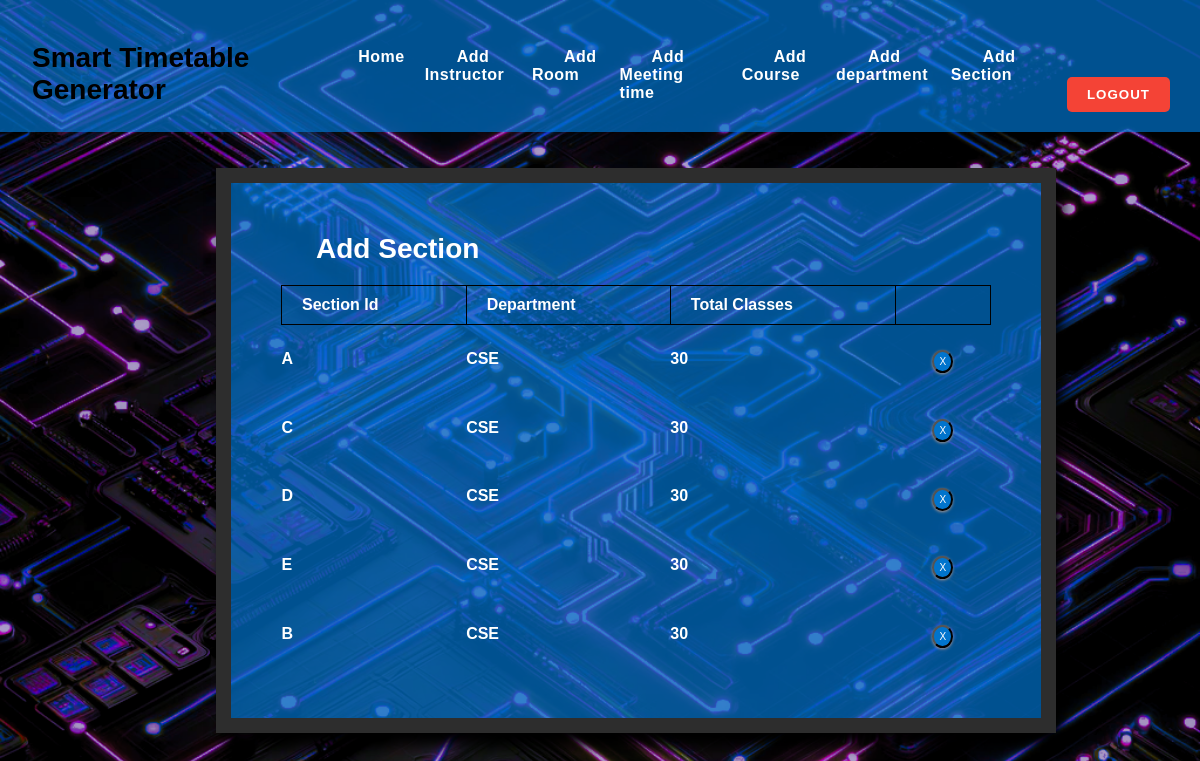
/section_list/, run on the app's committed database.
### mm1/models.py (models this page shows, shortened)
class Section(models.Model):
    section_id = models.CharField(max_length=25, primary_key=True)
    department = models.ForeignKey(Department, on_delete=models.CASCADE)
    num_class_in_week = models.IntegerField(default=0)
    course = models.ForeignKey(Course, on_delete=models.CASCADE, blank=True, null=True)
    meeting_time = models.ForeignKey(MeetingTime, on_delete=models.CASCADE, blank=True, null=True)
    room = models.ForeignKey(Room,on_delete=models.CASCADE, blank=True, null=True)
    instructor = models.ForeignKey(Instructor, on_delete=models.CASCADE, blank=True, null=True)

class Department(models.Model):
    dept_name = models.CharField(max_length=50)
    courses = models.ManyToManyField(Course)
    def __str__(self):
        return self.dept_name

### mm1/views.py (the view)
# urls.py: path('section_list/', views.section_list, name='editsection'),
def section_list(request):
    context = {
        'sections': Section.objects.all()
    }
    return render(request, 'seclist.html', context)

### templates/seclist.html (shortened to what this page needs)
{% extends 'base.html' %}
{% block content %}
{% load static %}
<fieldset class="fieldset">
    <a href="{% url 'addsection'%}"><h1 class="tablink" onclick="openPage('new')" id="defaultOpen">Add Section</h1></a>
    <div class="tabcontent" id="edit">
        <table class="table1">
            <thead>
            <tr class="table-headers">
            <th>Section Id</th>
            <th>Department</th>
            <th>Total Classes</th>
            <th  class="empty"></th>
            </tr>
            </thead>
            <tbody>
            {% for sec in sections %}
            <tr>
             <td>{{sec.section_id}}</td>
             <td>{{sec.department}}</td>
             <td>{{sec.num_class_in_week }}</td>
             <td class="empty">
                <form action="{% url 'deletesection' sec.section_id %}" method="post">
                        <input type="submit" value="X" class="cross">
                </form>
             </td>
             </tr>
            {% endfor %}
            </tbody>
        </table>
    </div>
</fieldset>
{% endblock %}

### templates/base.html (shortened to what this page needs)
{% load static %}
<!DOCTYPE html>
<html>
    <head>
        <link rel="stylesheet" type="text/css" href="{% static 'CSS/style.css' %}">
    </head>
    <body>
        <div class="main" >
                <div class="logo">
                    <h2>Smart Timetable Generator</h2>
                </div>
                <div class="links">
                    <nav>
                        <ul>
                        <li><a href="{% url 'home' %}">Home</a></li>
                          <li><a href="{% url 'addinstructor' %}">Add Instructor</a></li>
                          <li><a href="{% url 'addroom' %}">Add Room </a></li>
                          <li><a href="{% url 'addmeetingtime' %}">Add Meeting time</a></li>
                          <li><a href="{% url 'addcourse' %}">Add Course</a></li>
                          <li><a href="{% url 'adddepartment' %}">Add department</a></li>
                          <li><a href="{% url 'addsection' %}">Add Section</a></li>
                          <li>
                            <form action="{% url 'logout' %}" method="post">
                                <button type="submit" class="logout-button">Logout</button>
                            </form>
                          </li>
                        </ul>
                    </nav>
                </div>
        </div>
        {% block content %}
        {% endblock %}
    </body>
</html>

### static/CSS/style.css (style rules this page uses)
body { color: white; margin: 0; font-family: Arial, sans-serif; background-image: url('/static/images/bg4.png'); background-size: cover; background-repeat: no-repeat; background-attachment: fixed; }
* { margin: 0; padding: 0; box-sizing: border-box; font-family: sans-serif; }
html { scroll-behavior: smooth; }
a { text-decoration:none; }
button { border-style:none; }
.main { height: auto; background-color: rgba(0, 116, 205, 0.7); padding-left: 2rem; padding-right: 2rem; padding-top: 1rem; display: flex; justify-content: space-between; align-items: center; }
.links { margin-left: 20px; }
.logo { position: relative; }
.logo h2 { color: #000000; font-size: 1.75rem; }
nav { width: 100%; padding-bottom: 20px; margin-top: 2rem; margin-bottom: 2rem; margin-right: 2rem; margin-left: 2rem; }
nav ul { float: left; display: flex; list-style-type: none; padding: 0; }
nav ul li { display: inline-block; list-style: none; margin-right: 10px; }
nav ul li a { text-decoration: none; color: #272727; padding: 10px; font-size: 13px; letter-spacing: 0.5px; color: white; font-weight: bold; transition: 0.4s all; padding-left: 2rem; font-size: 1rem; }
.logout-button { margin-left: auto; padding: 10px 20px; background-color: #f44336; color: white; border: none; border-radius: 5px; cursor: pointer; transition: background-color 0.3s ease; font-weight: bold; text-transform: uppercase; letter-spacing: 1px; }
form { margin-top: 6%; margin-left: auto; margin-right: auto; width: fit-content; padding: 20px; display: block; }
fieldset h1 { color: #ffffff; padding-bottom: 20px; margin-left: 35px; display: inline-block; cursor: pointer; font-size: 28px; }
fieldset input { padding:8px; color: #938c8c }
.tabcontent { color: #000; font-weight: bold; }
.table1 th { color: #ffffff; }
.table1 td { color: white !important; }
.table2 td, th { border: 1px solid rgb(0, 0, 0); padding: 10px 20px; color: #000; font-weight: bold; }
.table1 { width: 100%; border-collapse: collapse; text-align: left; overflow: hidden; }
.table1 td, th { color: #000; }
.table-headers { color: #000; }
.cross { border-radius: 50%; font-size:10px; box-shadow: 0px 1px 3px 0px #9e9292; padding: 4px 5px; color: #fff; background-color: rgb(0, 116, 205);; cursor: pointer; }
.fieldset { margin-top: 3%; margin-left: 18%; margin-right: 12%; padding: 50px; border-width: 15px; border-style: solid; border-color: #2d2d2d; box-shadow: 6px 13px 13px 0px black; background-color: rgba(0, 116, 205, 0.7); }

### data on the page
Section: section_id "A", department "CSE", num_class_in_week "30"
Section: section_id "C", department "CSE", num_class_in_week "30"
Section: section_id "D", department "CSE", num_class_in_week "30"
Section: section_id "E", department "CSE", num_class_in_week "30"
Section: section_id "B", department "CSE", num_class_in_week "30"
